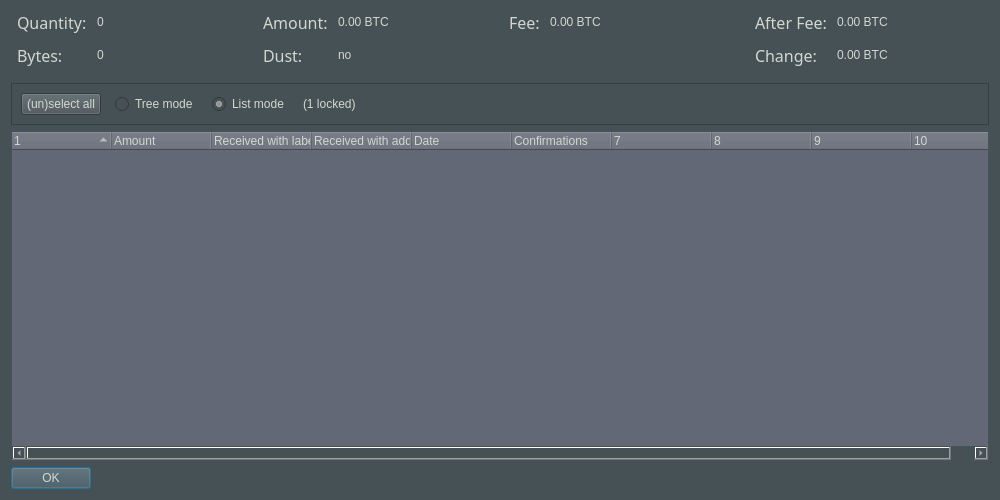
<?xml version="1.0" encoding="UTF-8"?>
<ui version="4.0">
 <class>CoinControlDialog</class>
 <widget class="QDialog" name="CoinControlDialog">
  <property name="geometry">
   <rect>
    <x>0</x>
    <y>0</y>
    <width>1000</width>
    <height>500</height>
   </rect>
  </property>
  <property name="windowTitle">
   <string>Coin Selection</string>
  </property>
  <property name="styleSheet">
   <string notr="true">background-color:rgb(70, 81, 86);
color:rgb(211, 215, 207);
font: 75 12pt &quot;Uroob&quot;;</string>
  </property>
  <layout class="QVBoxLayout" name="verticalLayout">
   <item>
    <layout class="QHBoxLayout" name="horizontalLayoutTop" stretch="0,0,0,0">
     <property name="topMargin">
      <number>0</number>
     </property>
     <property name="bottomMargin">
      <number>10</number>
     </property>
     <item>
      <layout class="QFormLayout" name="formLayoutCoinControl1">
       <property name="horizontalSpacing">
        <number>10</number>
       </property>
       <property name="verticalSpacing">
        <number>10</number>
       </property>
       <property name="leftMargin">
        <number>6</number>
       </property>
       <property name="rightMargin">
        <number>6</number>
       </property>
       <item row="0" column="0">
        <widget class="QLabel" name="labelCoinControlQuantityText">
         <property name="font">
          <font>
           <family>Uroob</family>
           <pointsize>12</pointsize>
           <weight>9</weight>
           <italic>false</italic>
           <bold>false</bold>
          </font>
         </property>
         <property name="text">
          <string>Quantity:</string>
         </property>
        </widget>
       </item>
       <item row="0" column="1">
        <widget class="QLabel" name="labelCoinControlQuantity">
         <property name="cursor">
          <cursorShape>IBeamCursor</cursorShape>
         </property>
         <property name="contextMenuPolicy">
          <enum>Qt::ActionsContextMenu</enum>
         </property>
         <property name="text">
          <string notr="true">0</string>
         </property>
         <property name="textInteractionFlags">
          <set>Qt::LinksAccessibleByMouse|Qt::TextSelectableByKeyboard|Qt::TextSelectableByMouse</set>
         </property>
        </widget>
       </item>
       <item row="1" column="0">
        <widget class="QLabel" name="labelCoinControlBytesText">
         <property name="font">
          <font>
           <family>Uroob</family>
           <pointsize>12</pointsize>
           <weight>9</weight>
           <italic>false</italic>
           <bold>false</bold>
          </font>
         </property>
         <property name="text">
          <string>Bytes:</string>
         </property>
        </widget>
       </item>
       <item row="1" column="1">
        <widget class="QLabel" name="labelCoinControlBytes">
         <property name="cursor">
          <cursorShape>IBeamCursor</cursorShape>
         </property>
         <property name="contextMenuPolicy">
          <enum>Qt::ActionsContextMenu</enum>
         </property>
         <property name="text">
          <string notr="true">0</string>
         </property>
         <property name="textInteractionFlags">
          <set>Qt::LinksAccessibleByMouse|Qt::TextSelectableByKeyboard|Qt::TextSelectableByMouse</set>
         </property>
        </widget>
       </item>
      </layout>
     </item>
     <item>
      <layout class="QFormLayout" name="formLayoutCoinControl2">
       <property name="horizontalSpacing">
        <number>10</number>
       </property>
       <property name="verticalSpacing">
        <number>10</number>
       </property>
       <property name="leftMargin">
        <number>6</number>
       </property>
       <property name="rightMargin">
        <number>6</number>
       </property>
       <item row="0" column="0">
        <widget class="QLabel" name="labelCoinControlAmountText">
         <property name="font">
          <font>
           <family>Uroob</family>
           <pointsize>12</pointsize>
           <weight>9</weight>
           <italic>false</italic>
           <bold>false</bold>
          </font>
         </property>
         <property name="text">
          <string>Amount:</string>
         </property>
        </widget>
       </item>
       <item row="0" column="1">
        <widget class="QLabel" name="labelCoinControlAmount">
         <property name="cursor">
          <cursorShape>IBeamCursor</cursorShape>
         </property>
         <property name="contextMenuPolicy">
          <enum>Qt::ActionsContextMenu</enum>
         </property>
         <property name="text">
          <string notr="true">0.00 BTC</string>
         </property>
         <property name="textInteractionFlags">
          <set>Qt::LinksAccessibleByMouse|Qt::TextSelectableByKeyboard|Qt::TextSelectableByMouse</set>
         </property>
        </widget>
       </item>
       <item row="1" column="0">
        <widget class="QLabel" name="labelCoinControlLowOutputText">
         <property name="enabled">
          <bool>false</bool>
         </property>
         <property name="font">
          <font>
           <family>Uroob</family>
           <pointsize>12</pointsize>
           <weight>9</weight>
           <italic>false</italic>
           <bold>false</bold>
          </font>
         </property>
         <property name="text">
          <string>Dust:</string>
         </property>
        </widget>
       </item>
       <item row="1" column="1">
        <widget class="QLabel" name="labelCoinControlLowOutput">
         <property name="enabled">
          <bool>false</bool>
         </property>
         <property name="cursor">
          <cursorShape>IBeamCursor</cursorShape>
         </property>
         <property name="contextMenuPolicy">
          <enum>Qt::ActionsContextMenu</enum>
         </property>
         <property name="text">
          <string notr="true">no</string>
         </property>
         <property name="textInteractionFlags">
          <set>Qt::LinksAccessibleByMouse|Qt::TextSelectableByKeyboard|Qt::TextSelectableByMouse</set>
         </property>
        </widget>
       </item>
      </layout>
     </item>
     <item>
      <layout class="QFormLayout" name="formLayoutCoinControl3">
       <property name="horizontalSpacing">
        <number>10</number>
       </property>
       <property name="verticalSpacing">
        <number>10</number>
       </property>
       <property name="leftMargin">
        <number>6</number>
       </property>
       <property name="rightMargin">
        <number>6</number>
       </property>
       <item row="0" column="0">
        <widget class="QLabel" name="labelCoinControlFeeText">
         <property name="font">
          <font>
           <family>Uroob</family>
           <pointsize>12</pointsize>
           <weight>9</weight>
           <italic>false</italic>
           <bold>false</bold>
          </font>
         </property>
         <property name="text">
          <string>Fee:</string>
         </property>
        </widget>
       </item>
       <item row="0" column="1">
        <widget class="QLabel" name="labelCoinControlFee">
         <property name="cursor">
          <cursorShape>IBeamCursor</cursorShape>
         </property>
         <property name="contextMenuPolicy">
          <enum>Qt::ActionsContextMenu</enum>
         </property>
         <property name="text">
          <string notr="true">0.00 BTC</string>
         </property>
         <property name="textInteractionFlags">
          <set>Qt::LinksAccessibleByMouse|Qt::TextSelectableByKeyboard|Qt::TextSelectableByMouse</set>
         </property>
        </widget>
       </item>
      </layout>
     </item>
     <item>
      <layout class="QFormLayout" name="formLayoutCoinControl4">
       <property name="horizontalSpacing">
        <number>10</number>
       </property>
       <property name="verticalSpacing">
        <number>10</number>
       </property>
       <property name="leftMargin">
        <number>6</number>
       </property>
       <property name="rightMargin">
        <number>6</number>
       </property>
       <item row="0" column="0">
        <widget class="QLabel" name="labelCoinControlAfterFeeText">
         <property name="font">
          <font>
           <family>Uroob</family>
           <pointsize>12</pointsize>
           <weight>9</weight>
           <italic>false</italic>
           <bold>false</bold>
          </font>
         </property>
         <property name="text">
          <string>After Fee:</string>
         </property>
        </widget>
       </item>
       <item row="0" column="1">
        <widget class="QLabel" name="labelCoinControlAfterFee">
         <property name="cursor">
          <cursorShape>IBeamCursor</cursorShape>
         </property>
         <property name="contextMenuPolicy">
          <enum>Qt::ActionsContextMenu</enum>
         </property>
         <property name="text">
          <string notr="true">0.00 BTC</string>
         </property>
         <property name="textInteractionFlags">
          <set>Qt::LinksAccessibleByMouse|Qt::TextSelectableByKeyboard|Qt::TextSelectableByMouse</set>
         </property>
        </widget>
       </item>
       <item row="1" column="0">
        <widget class="QLabel" name="labelCoinControlChangeText">
         <property name="enabled">
          <bool>false</bool>
         </property>
         <property name="font">
          <font>
           <family>Uroob</family>
           <pointsize>12</pointsize>
           <weight>9</weight>
           <italic>false</italic>
           <bold>false</bold>
          </font>
         </property>
         <property name="text">
          <string>Change:</string>
         </property>
        </widget>
       </item>
       <item row="1" column="1">
        <widget class="QLabel" name="labelCoinControlChange">
         <property name="enabled">
          <bool>false</bool>
         </property>
         <property name="cursor">
          <cursorShape>IBeamCursor</cursorShape>
         </property>
         <property name="contextMenuPolicy">
          <enum>Qt::ActionsContextMenu</enum>
         </property>
         <property name="text">
          <string notr="true">0.00 BTC</string>
         </property>
         <property name="textInteractionFlags">
          <set>Qt::LinksAccessibleByMouse|Qt::TextSelectableByKeyboard|Qt::TextSelectableByMouse</set>
         </property>
        </widget>
       </item>
      </layout>
     </item>
    </layout>
   </item>
   <item>
    <widget class="QFrame" name="frame">
     <property name="minimumSize">
      <size>
       <width>0</width>
       <height>40</height>
      </size>
     </property>
     <property name="frameShape">
      <enum>QFrame::StyledPanel</enum>
     </property>
     <property name="frameShadow">
      <enum>QFrame::Sunken</enum>
     </property>
     <layout class="QHBoxLayout" name="horizontalLayout">
      <item>
       <layout class="QHBoxLayout" name="horizontalLayoutPanel" stretch="0,0,0,0,0">
        <property name="spacing">
         <number>14</number>
        </property>
        <item>
         <widget class="QPushButton" name="pushButtonSelectAll">
          <property name="sizePolicy">
           <sizepolicy hsizetype="Maximum" vsizetype="Fixed">
            <horstretch>0</horstretch>
            <verstretch>0</verstretch>
           </sizepolicy>
          </property>
          <property name="text">
           <string>(un)select all</string>
          </property>
          <property name="autoDefault">
           <bool>false</bool>
          </property>
         </widget>
        </item>
        <item>
         <widget class="QRadioButton" name="radioTreeMode">
          <property name="sizePolicy">
           <sizepolicy hsizetype="Maximum" vsizetype="Fixed">
            <horstretch>0</horstretch>
            <verstretch>0</verstretch>
           </sizepolicy>
          </property>
          <property name="text">
           <string>Tree mode</string>
          </property>
         </widget>
        </item>
        <item>
         <widget class="QRadioButton" name="radioListMode">
          <property name="sizePolicy">
           <sizepolicy hsizetype="Maximum" vsizetype="Fixed">
            <horstretch>0</horstretch>
            <verstretch>0</verstretch>
           </sizepolicy>
          </property>
          <property name="text">
           <string>List mode</string>
          </property>
          <property name="checked">
           <bool>true</bool>
          </property>
         </widget>
        </item>
        <item>
         <widget class="QLabel" name="labelLocked">
          <property name="text">
           <string notr="true">(1 locked)</string>
          </property>
         </widget>
        </item>
        <item>
         <spacer name="horizontalSpacer">
          <property name="orientation">
           <enum>Qt::Horizontal</enum>
          </property>
          <property name="sizeHint" stdset="0">
           <size>
            <width>40</width>
            <height>20</height>
           </size>
          </property>
         </spacer>
        </item>
       </layout>
      </item>
     </layout>
    </widget>
   </item>
   <item>
    <widget class="CoinControlTreeWidget" name="treeWidget">
     <property name="contextMenuPolicy">
      <enum>Qt::CustomContextMenu</enum>
     </property>
     <property name="styleSheet">
      <string notr="true">background-color:rgb(98, 104, 118);
color:rgb(211, 215, 207);
font: 75 12pt &quot;Uroob&quot;;</string>
     </property>
     <property name="sortingEnabled">
      <bool>false</bool>
     </property>
     <property name="columnCount">
      <number>10</number>
     </property>
     <attribute name="headerShowSortIndicator" stdset="0">
      <bool>true</bool>
     </attribute>
     <attribute name="headerStretchLastSection">
      <bool>false</bool>
     </attribute>
     <column>
      <property name="text">
       <string/>
      </property>
     </column>
     <column>
      <property name="text">
       <string>Amount</string>
      </property>
     </column>
     <column>
      <property name="text">
       <string>Received with label</string>
      </property>
     </column>
     <column>
      <property name="text">
       <string>Received with address</string>
      </property>
     </column>
     <column>
      <property name="text">
       <string>Date</string>
      </property>
     </column>
     <column>
      <property name="text">
       <string>Confirmations</string>
      </property>
      <property name="toolTip">
       <string>Confirmed</string>
      </property>
     </column>
     <column>
      <property name="text">
       <string/>
      </property>
     </column>
     <column>
      <property name="text">
       <string/>
      </property>
     </column>
     <column>
      <property name="text">
       <string/>
      </property>
     </column>
     <column>
      <property name="text">
       <string/>
      </property>
     </column>
    </widget>
   </item>
   <item>
    <widget class="QDialogButtonBox" name="buttonBox">
     <property name="sizePolicy">
      <sizepolicy hsizetype="Maximum" vsizetype="Fixed">
       <horstretch>0</horstretch>
       <verstretch>0</verstretch>
      </sizepolicy>
     </property>
     <property name="orientation">
      <enum>Qt::Horizontal</enum>
     </property>
     <property name="standardButtons">
      <set>QDialogButtonBox::Ok</set>
     </property>
    </widget>
   </item>
  </layout>
 </widget>
 <customwidgets>
  <customwidget>
   <class>CoinControlTreeWidget</class>
   <extends>QTreeWidget</extends>
   <header>qt/coincontroltreewidget.h</header>
  </customwidget>
 </customwidgets>
 <resources/>
 <connections/>
</ui>
